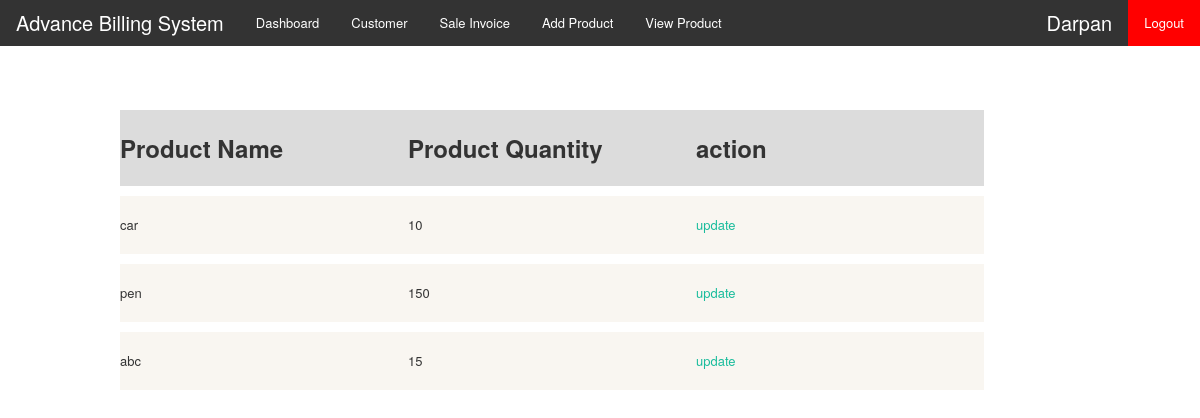
Page /viewquentity/ (signed in) on the committed database.
### organisation/models.py (models this page shows, shortened)
class OrganisationDetails(models.Model):
    company_name = models.CharField(max_length=50)
    company_type = models.CharField(max_length=50)
    pan_number = models.CharField(max_length=10)
    gstin_number = models.CharField(max_length=15)
    address_1 = models.CharField(max_length=90)
    address_2 = models.CharField(max_length=90)
    state = models.CharField(max_length=60)
    city = models.CharField(max_length=60)
    pincode = models.CharField(max_length=6)
    full_name = models.CharField(max_length=50)
    phone = models.CharField(max_length=10)
    email  = models.EmailField()
    user_id = models.CharField(max_length=40)
    password_1 = models.CharField(max_length=40)
    password_2 = models.CharField(max_length=40)

class AddProduct(models.Model):
    companyName = models.ForeignKey(OrganisationDetails, on_delete=models.CASCADE,default="")
    Product_name = models.CharField(max_length = 50)
    Qty = models.IntegerField()

### organisation/views.py (the view)
# urls.py: path('viewquentity/',viewquentity,name='viewquentity'),
def viewquentity(request):
    if 'org' in request.session:
        org = OrganisationDetails.objects.get(user_id = request.session['org'])
        data=AddProduct.objects.all()
        return render(request,'viewQuntity.html',{'org':org.company_name,'data':data})
    else:
        return redirect('login')

### organisation/templates/viewQuntity.html (shortened to what this page needs)
{% extends 'base.html' %}
{% block content %}
    <!DOCTYPE html>
    <html lang="en">
    <head>
    </head>
    <body>
        <div class="rows">
            <div class="cardquintity">
                <div class="column-4" style="background-color: gainsboro;"><h2 >Product Name</h2></div>
                <div class="column-4" style="background-color: gainsboro;"><h2 >Product Quantity</h2></div>
                <div class="column-4" style="background-color: gainsboro;"><h2 >action</h2></div>
                {% for i in data %}
                <div class="column-4">{{i.Product_name}}</div>
                <div class="column-4">{{i.Qty}}</div>
                <div class="column-4"><a href="{% url 'updateaddProductForm' i.id %}">update</a></div>
                {% endfor %}
            </div>
        </div>
    </body>
    </html>
    {% endblock %}

### organisation/templates/base.html (shortened to what this page needs)
{% load static %}
<html>
    <head>
    <link rel="stylesheet" href="https://stackpath.bootstrapcdn.com/bootstrap/4.1.3/css/bootstrap.min.css">
    <link rel="stylesheet" type="text/css" href="{% static 'OpenSans.css' %}">
    <link rel="stylesheet" type="text/css" href="{% static 'style.css' %}">
    <link rel="stylesheet" type="text/css" href="{% static 'custom.css' %}">
    <link rel="stylesheet" type="text/css" href="{% static 'dashboard.css' %}">
    <link rel="stylesheet" type="text/css" href="{% static 'fieldset.css' %}">
    <link rel="stylesheet" type="text/css" href="{% static 'font-awesome.css' %}">
    <link rel="stylesheet" type="text/css" href="{% static 'footable.bootstrap.min.css' %}">
    <link rel="stylesheet" type="text/css" href="{% static 'jquery-te-1.4.0.css' %}">
    <link rel="stylesheet" type="text/css" href="{% static 'jquery-ui.css' %}">
    <link rel="stylesheet" type="text/css" href="{% static 'multi-select.css' %}">
    <link rel="stylesheet" type="text/css" href="{% static 'plans.css' %}">
    <link rel="stylesheet" type="text/css" href="{% static 'select2.min.css' %}">
    <link rel="stylesheet" type="text/css" href="{% static 'my-bootstrap.min.css' %}">
    <link rel="stylesheet" type="text/css" href="{% static 'bootstrap-tagsinput.css' %}">
    <link rel="stylesheet" type="text/css" href="{% static 'bootstrap-responsive.min.css' %}">
    </head>
    <body>
        <ul>
            <li class = "ret">Advance Billing System</li>
            <li><a href="{% url 'index' %}" >Dashboard</a></li>
            <li><a href="{% url 'customer' %}">Customer</a></li>
            <li><a href="{% url 'invoiceview' %}">Sale Invoice</a></li>
            <li><a href="{% url 'addProductForm' %}">Add Product</a></li>
            <li><a href="{% url 'viewquentity' %}">View Product</a></li>
            <li style="float:right"><a class="active" href="{% url 'logout' %}">Logout</a></li>
            <li style="float:right" class="ret">{{org}}</li>
          </ul>
<br><br><br>
    {% block content %}
    {% endblock %}
</body>
</html>

### organisation/static/style.css (style rules this page uses)
body { background: #f9f6f1; font: 13px/1.7em 'Open Sans'; }

### organisation/static/custom.css (style rules this page uses)
body { min-height: 100%; position: relative; min-width:auto; }
html { height: 100%; }

### organisation/templates/base.html (style rules this page uses)
ul { list-style-type: none; margin: 0; padding: 0; overflow: hidden; background-color: #333; }
li { float: left; }
li a { display: block; color: white; text-align: center; padding: 14px 16px; text-decoration: none; }
.active { background-color: red; }
.ret { display: block; color: white; text-align: center; font-size: 20px; padding: 14px 16px; text-decoration: none; }

### organisation/templates/viewQuntity.html (style rules this page uses)
.cardquintity { background-color: #f9f6f1; }
.rows { width: 80%; margin: auto; background-color: #f9f6f1; }
.column-4 { width: 30%; float: left; margin-top: 10px; background-color: #f9f6f1; padding: 20px 0px 20px 0px; }

### rows in the picture
OrganisationDetails: company_name "Darpan"
AddProduct: Product_name "car", Qty "10"
AddProduct: Product_name "pen", Qty "150"
AddProduct: Product_name "abc", Qty "15"
